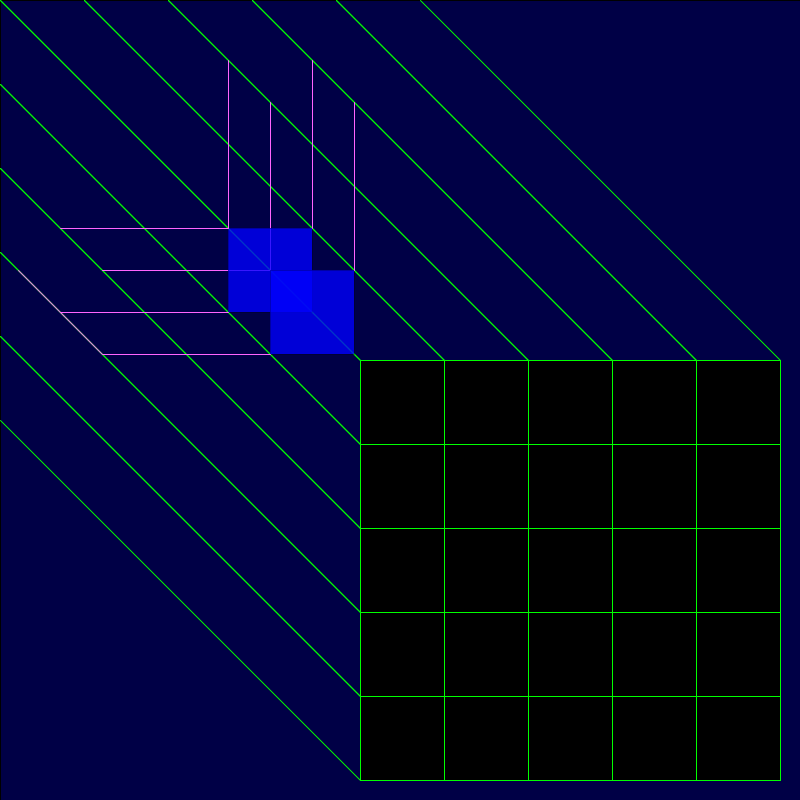
Frame 1 (no input)
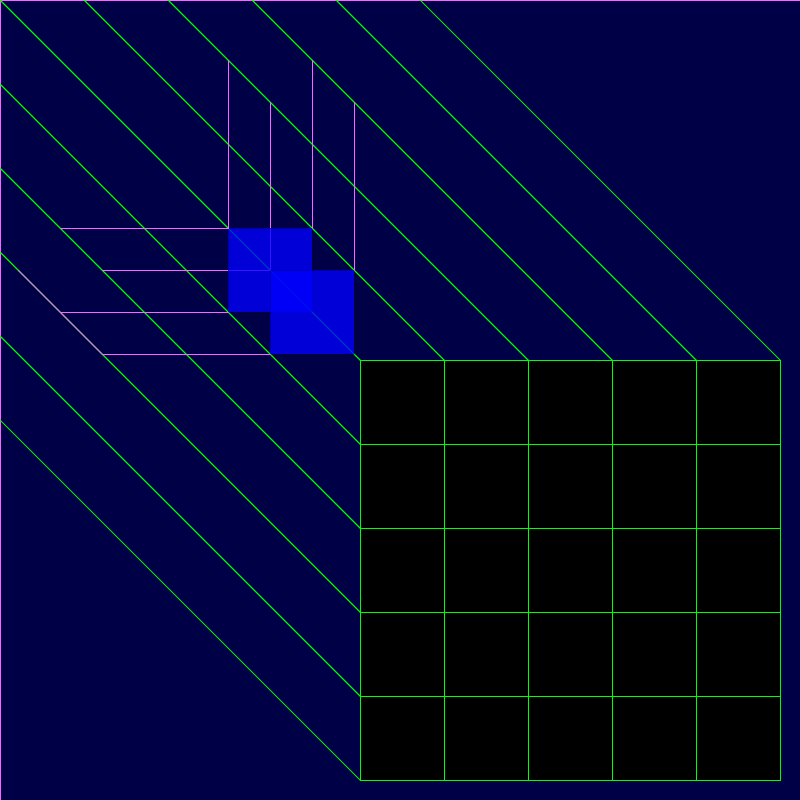
Frame 60 (the mouse pressed at the canvas centre just before this capture)
Frame 120 (the mouse held since frame 60 and released just before this capture): identical to frame 60, image omitted

The Processing sketch that drew these frames (run headless with seeded random() and noise(); from frame 60 on, the mouse is pressed at the canvas centre):

// Processing sketch: Qubebuilder2
// ── Qubebuilder2.pde

void setup() {
  size(800, 800);
  //frameRate(5);
  background(0, 0, 70);
}
int karte=1;
int feld=5;  //3,4,5,6       
int xkarte=1;
int ykarte=1;
int mapfeld=1;
float  mouseovery;
float  mouseoverx;
int[] x= new int[feld+1];
int[] y= new int[feld+1];
int[] z= new int[feld+1];
int qxkarte=2;
int qykarte=2;
int qzkarte=1;
int once=0;
void draw() {
  mouseovery = mouseY;
  mouseoverx = mouseX;
  mapfeld=feld*feld;


  if (once==0)

  { 
   fill(0,0,70);
    rect(0,0,800,800);
    for (int i=0; i<=mapfeld; i++) {
      xkarte++;
      once=2;
      fill(0);
      stroke(0, 255, 0);
      karte=420/feld;



      rect(360+karte*xkarte, 360+karte*ykarte, karte, karte );





      if (xkarte==0) {
        line(karte*xkarte, karte*ykarte, karte*xkarte+360, karte*ykarte+360);
        line(karte*xkarte, karte*ykarte+karte, karte*xkarte+360, karte*ykarte+360+karte);
      }
      if (ykarte==0) {
        line(karte*xkarte, karte*ykarte, karte*xkarte+360, karte*ykarte+360);
        line(karte*xkarte+karte, karte*ykarte, karte*xkarte+360+karte, karte*ykarte+360);
      }



      if (xkarte==feld-1) { 
        ykarte++; 
        xkarte=-1;
      }
      if (ykarte==feld) ykarte=0;
      stroke(0);
    }
  }else once=1;


  if (keyPressed) {
   
      if (key == 'a' ) {
        qxkarte--;
        once=2;
        if (qxkarte<0)qxkarte=0;
        if (qxkarte>feld-1)qxkarte=feld-1;
        x[qxkarte]=1;
        x[qxkarte+1]=0;
      }
      if (key == 'd' ) {
        qxkarte++;
        once=2;
        if (qxkarte<0)qxkarte=0;
        if (qxkarte>feld-1)qxkarte=feld-1;
        x[qxkarte]=1;
        x[qxkarte-1]=0;
      }
      if (key == 'w' ) {
        qykarte--;
        once=2;
        if (qykarte<0)qykarte=0;
        if (qykarte>feld-1)qykarte=feld-1;
        y[qykarte]=1;
        y[qykarte+1]=0;
      }
      if (key == 's' ) {
        qykarte++;
        once=2;
        if (qykarte<0)qykarte=0;
        if (qykarte>feld-1)qykarte=feld-1;
        y[qykarte]=1;
        y[qykarte-1]=0;
      }
      if (key == 'x' ) {
        qzkarte++;
        once=2;
        if (qykarte<0)qykarte=0;
        if (qzkarte>feld)qzkarte=feld;
        z[qzkarte]=1;
        x[qzkarte-1]=0;
      }
    }
  
  if (once==2) {

    once=1;
    stroke(255, 100, 255, 255);

    line(60+karte*qxkarte+karte/2, 60+karte*qykarte+(int)sqrt(2)*karte/2, 
      60+qxkarte*karte+karte/2, 60+(int)sqrt(2)*karte/2); 

    line(60+karte*qxkarte+(int)sqrt(2)*karte/2, 60+karte*qykarte+(int)sqrt(2)*karte/2, 
      60+(int)sqrt(2)*karte/2, 
      60+qykarte*karte+(int)sqrt(2)*karte/2);

    fill(0, 0, 255, 200);
    stroke(0, 0, 0, 60);
    rect(60+karte*qxkarte, 60+karte*qykarte, karte, karte );

    stroke(0, 0, 0, 60);

    rect(60+karte*qxkarte+(int)sqrt(2)*karte/2, 60+karte*qykarte+(int)sqrt(2)*karte/2, karte, karte );
    stroke(255, 100, 255, 255);

    line(60+karte*qxkarte, 60+karte*qykarte, 
      60, 60+qykarte*karte);
    line(60+karte*qxkarte, 60+karte*qykarte+karte, 
      60, 60+qykarte*karte+karte);
    line(60+karte*qxkarte+(int)sqrt(2)*karte/2, 60+karte*qykarte+karte+(int)sqrt(2)*karte/2, 
      60+(int)sqrt(2)*karte/2, 60+qykarte*karte+karte+(int)sqrt(2)*karte/2);

    line(60+(int)sqrt(2)*karte/2-karte, 60+qykarte*karte+(int)sqrt(2)*karte/2, 
      60+(int)sqrt(2)*karte/2, 60+qykarte*karte+karte+(int)sqrt(2)*karte/2);


   // line(70, 60+qykarte*karte, 
   //   60+karte, 60+qykarte*karte);





    line(60+karte*qxkarte, 60+karte*qykarte, 
      60+qxkarte*karte, 60);

    line(60+karte*qxkarte+karte, 60+karte*qykarte, 
      60+qxkarte*karte+karte, 60);



    line(60+karte*qxkarte, 60+karte*qykarte, 
      60+qxkarte*karte, 60+karte);

    line(60+karte*qxkarte+karte+karte/2, 60+karte*qykarte+(int)sqrt(2)*karte/2, 
      60+qxkarte*karte+karte+karte/2, 60+(int)sqrt(2)*karte/2);


    //l<#ine(160+karte*qxkarte, 60+karte*qykarte,
    //60+qxkarte*karte, 60+karte);
    once=1;
    delay(100);

    //line(60+karte*xkarte+(int)sqrt(2)*karte/2, 60+karte*ykarte+(int)sqrt(2)*karte/2,
    //60+xkarte*karte-xkarte*karte+(int)sqrt(2)*karte/2-karte, 60+ykarte*karte+(int)sqrt(2)*karte/2);
    //line(60+karte*xkarte+(int)sqrt(2)*karte/2, 60+karte*ykarte+karte+(int)sqrt(2)*karte/2,
    //60+xkarte*karte-xkarte*karte+(int)sqrt(2)*karte/2, 60+ykarte*karte+karte+(int)sqrt(2)*karte/2);

    //line(60+xkarte*karte-xkarte*karte+(int)sqrt(2)*karte/2-karte, 60+ykarte*karte+(int)sqrt(2)*karte/2,
    //60+xkarte*karte-xkarte*karte+(int)sqrt(2)*karte/2, 60+ykarte*karte+karte+(int)sqrt(2)*karte/2);


    //line(60+xkarte*karte-xkarte*karte, 60+ykarte*karte,60+xkarte*karte+karte-xkarte*karte, 60+ykarte*karte+karte);



    //line();
    //line();



    //  stroke(255,100,255,255);
    //line(60+karte*xkarte, 60+karte*ykarte+karte*ykarte,
    //60+karte*xkarte+(int)sqrt(2)*karte/2+karte*xkarte, 60+karte*ykarte+(int)sqrt(2)*karte/2);
    /*         stroke(0,100,255,255);
     line(60+karte*qxkarte, 60+karte* qykarte,
     60+karte*qxkarte+(int)sqrt(2)*karte/2, 60+karte*qykarte+(int)sqrt(2)*karte/2);
     
     
     stroke(0,100,255,100);
     line(60+karte*qxkarte+karte, 60+karte*qykarte,
     60+karte*qxkarte+(int)sqrt(2)*karte/2+karte, 60+karte*qykarte+(int)sqrt(2)*karte/2);
     
     
     stroke(0,100,255,100);
     line(60+karte*xkarte+karte, 60+karte*ykarte+karte,
     60+karte*qxkarte+(int)sqrt(2)*karte/2+karte, 60+karte*qykarte+(int)sqrt(2)*karte/2+karte);
     
     
     stroke(0,100,255,100);
     
     line(60+karte*xkarte, 60+karte*ykarte+karte,
     60+karte*qxkarte+(int)sqrt(2)*karte/2, 60+karte*qykarte+(int)sqrt(2)*karte/2+karte);
     
     if(once==1){
     fill(0,0,70);
     rect(0,0,800,800);once=2;}*/
  } else once=0;
}
